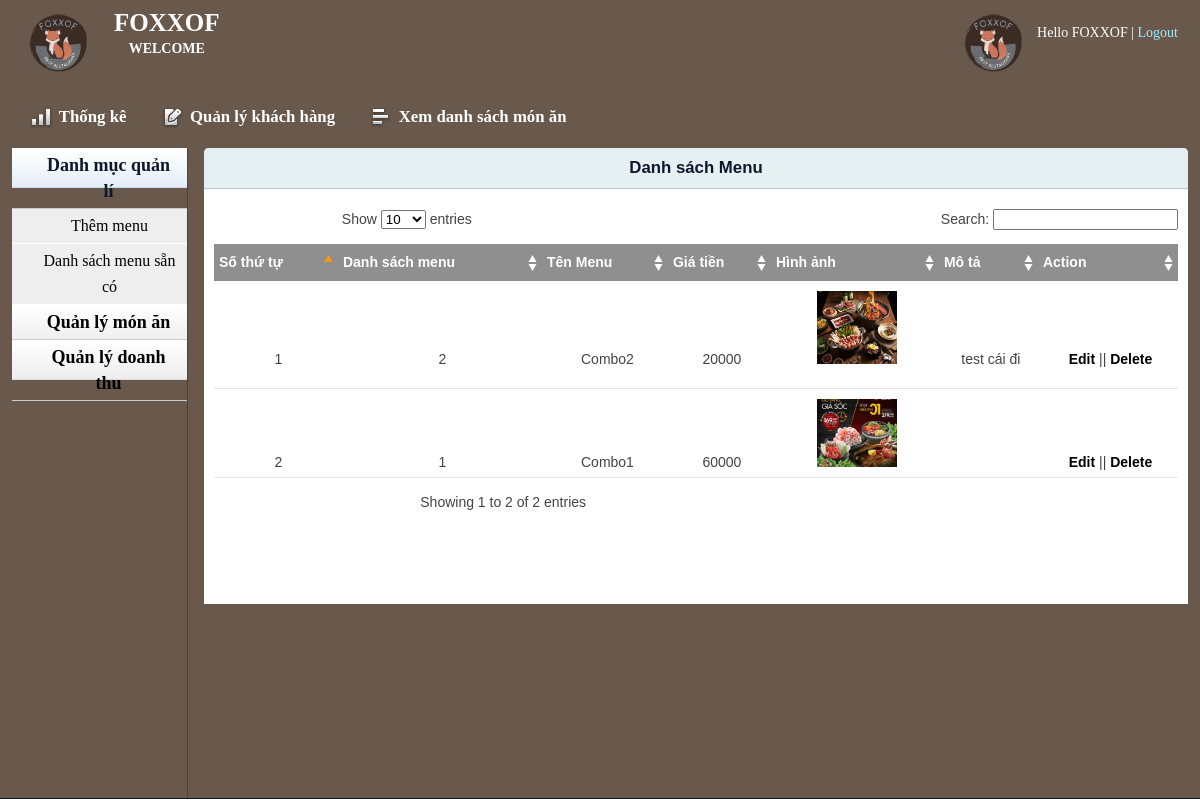
Page /admin/menulist.php (signed in) on the committed database.
### tables this page shows
CREATE TABLE `menu` (
  `MN_MA` int(11) NOT NULL,
  `MN_TEN` varchar(30) NOT NULL,
  `MN_HINHANH` varchar(100) NOT NULL,
  `MN_MOTA` text DEFAULT NULL,
  `MN_GIA` float NOT NULL,
  `MN_TINHTRANG` int(11) NOT NULL
);

### lib/database.php (called while the page is built, shortened)
<?php
Class Database{
   public $host   = DB_HOST;
   public $user   = DB_USER;
   public $pass   = DB_PASS;
   public $dbname = DB_NAME;
   public $link;
private function connectDB(){
   $this->link = new mysqli($this->host, $this->user, $this->pass,
    $this->dbname);
 }
public function select($query){
  $result = $this->link->query($query) or
   die($this->link->error.__LINE__);
  if($result->num_rows > 0){
    return $result;
  } else {
    return false;
  }
 }
}
?>

### classes/menu.php (called while the page is built, shortened)
<?php
$filepath = realpath(dirname(__FILE__));
@include_once($filepath.'/../lib/database.php');
?>
<?php
class menu
{
    private $db;
    public function __construct(){
        $this -> db = new Database();
    }
    public function show_menu (){
        $query = "SELECT * FROM menu ORDER BY MN_MA DESC";
        $result = $this->db->select($query);
        return $result;
    }
}
?>

### admin/menulist.php (the view, shortened to what this page needs)
<?php include 'inc/header.php';?>
<?php include 'inc/sidebar.php';?>
<?php
    @include('../classes/menu.php');
?>
<?php
	$cat = new menu();
?>
        <div class="grid_10">
            <div class="box round first grid">
                <h2>Danh sách Menu</h2>
                <div class="block">
                    <table class="data display datatable" id="example">
					<thead>
						<tr>
							<th>Số thứ tự</th>
							<th>Danh sách menu</th>
							<th>Tên Menu</th>
							<th>Giá tiền </th>
							<th>Hình ảnh</th>
							<th>Mô tả</th>
							<th>Action</th>
						</tr>
					</thead>
					<tbody>
					<?php
						$show_menu = $cat -> show_menu();
							if($show_menu){
								$i = 0;
								while ($result = $show_menu -> fetch_assoc()){
									$i++;
					?>
							<tr class="odd gradeX">
								<td> <?php echo $i; ?></td>
								<td><?php echo $result['MN_MA'] ?></td>
								<td><?php echo $result['MN_TEN']?></td>
								<td><?php echo $result ['MN_GIA']?></td>
								<td><img src="../images/<?php echo $result ['MN_HINHANH']?>" width="80px" style="margin: 10px 10px 0px 10px; " ></td>
								<td><?php echo $result ['MN_MOTA']?></td>
								<td><a href="menuedit.php?menuid=<?php echo $result['MN_MA'] ?>">Edit</a> ||
								<a onclick =  "return confirm ('Bạn có chắc muốn xóa không???')" href="?delid=<?php echo $result['MN_MA'] ?>">Delete</a></td>
							</tr>
					<?php
						}
					}
					?>
					</tbody>
				</table>
               </div>
            </div>
        </div>
<?php include 'inc/footer.php';?>

### admin/css/text.css (style rules this page uses)
body { font: 13px/1.5 Tahoma, Helvetica, Arial, 'Liberation Sans', FreeSans, sans-serif; }
h2 { font-size: 23px; }
p, dl, hr, h1, h2, h3, h4, h5, h6, ol, ul, pre, table, address, fieldset { margin-bottom: 20px; }

### admin/css/grid.css (style rules this page uses)
.grid_1, .grid_2, .grid_3, .grid_4, .grid_5, .grid_6, .grid_7, .grid_8, .grid_9, .grid_10, .grid_11, .grid_12, .grid_13, .grid_14, .grid_15, .grid_16 { display: inline; float: left; margin-left: 1%; margin-right: 1%; }
.container_12 .grid_10 { width: 81.333%; }

### admin/css/layout.css (style rules this page uses)
body { background: #fff none repeat scroll 0 0; color: #444; font-size: 14px; padding: 0; }
a { color: #000; font-weight:bold; text-decoration: none; }
h1, h2, h3, h4, h5, h6 { line-height:1.2em; text-align: center; margin-bottom:.3em; }
h2 { margin-top:1em; }
.box { background:#fff; margin-bottom:20px; padding:10px 10px 10px 10px; margin-left:-8px; }
.box.grid { padding-bottom:40px; }
.box.round { -moz-border-radius: 5px 5px 0px 0px; -webkit-border-radius: 5px 5px 0px 0px; border-radius: 5px 5px 0px 0px; }
.box h2 { font-size:1.2em; font-weight:bold; color:#0F172B; background:#E6F0F3; margin:-10px -10px 0 -10px; padding:10px 12px; border-bottom:1px solid #B3CBD6; -moz-border-radius: 5px 5px 0px 0px; -webkit-border-radius: 5px 5px 0px 0px; border-radius: 5px 5px 0px 0px; }
.box.first { min-height: 406px; }
.block { padding-top:20px; }
p { margin-bottom:1em; }
.block { padding-bottom:1px; }
table.display { margin: 0 auto; clear: both; width: 100%; }
.sorting_asc { background: #8f8f8f url(../img/table/sort_asc.png) no-repeat center right; padding:8px 5px; text-align:left; color:#fff; }
.sorting { background:#8f8f8f url(../img/table/sort_both.png) no-repeat center right; padding:8px 5px; text-align:left; color:#fff; }
tr.odd { height: 30px; line-height: 30px; border-bottom:1px solid #e6e6e6; }
tr.even { height: 30px; line-height: 30px; border-bottom:1px solid #e6e6e6; }
tr.odd td, tr.even td { padding-left:5px; }

### rows in the picture
menu: MN_MA "2", MN_TEN "Combo2", MN_GIA "20000", MN_HINHANH (picture), MN_MOTA "test cái đi"
menu: MN_MA "1", MN_TEN "Combo1", MN_GIA "60000", MN_HINHANH (picture)

### other values in the picture
session::get('AD_ten') "FOXXOF"
